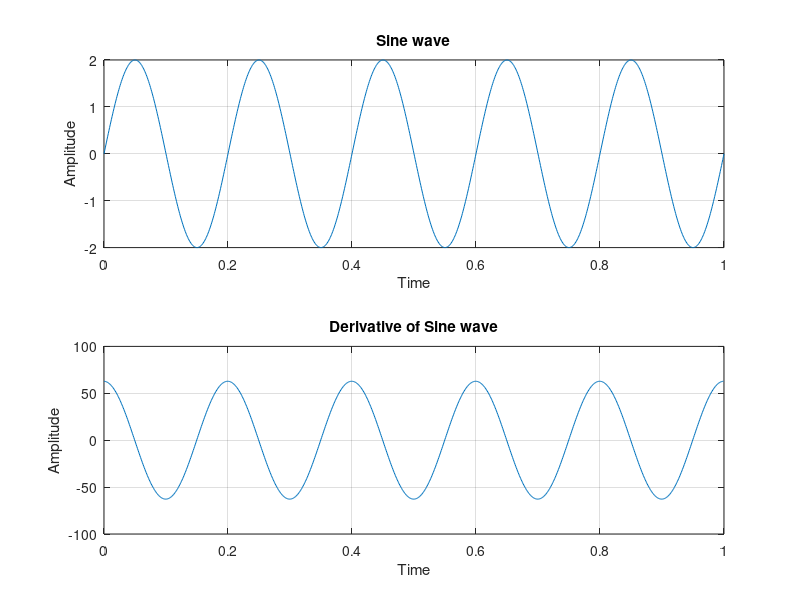

Here is the MATLAB script that generated this plot:
% differentiation of a signal

t = 0:0.001:1;
a = 2;
f = 5;

x = a*sin(2*pi*f*t);

dx = diff(x)./diff(t);
t2 = t(1:end-1);

subplot(2,1,1);
plot(t,x);
title('Sine wave');
xlabel('Time');
ylabel('Amplitude');
grid on;

subplot(2,1,2);
plot(t2,dx);
title('Derivative of Sine wave');
xlabel('Time');
ylabel('Amplitude');
grid on;